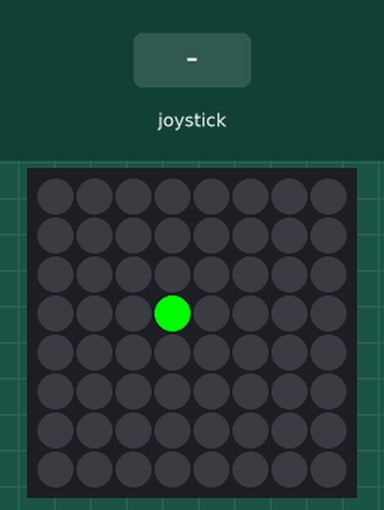
Simulated run of this program. Board: Raspberry Pi (BCM pin numbers) with a Sense HAT. Shown: the Sense HAT's 8×8 RGB LED matrix. The inputs (shaded band) are chosen by the test bench.

Above: at 1.2 s.
1.3 s: joystick pushed up
At 2.3 s:
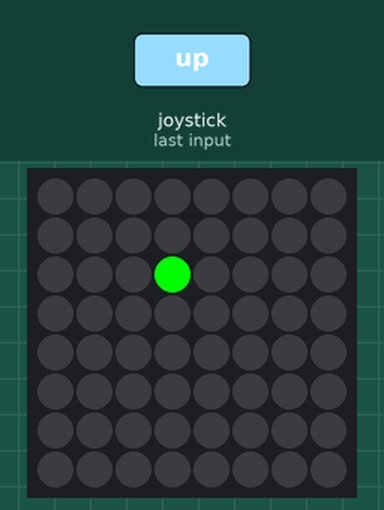
2.8 s: joystick pushed left
At 3.5 s:
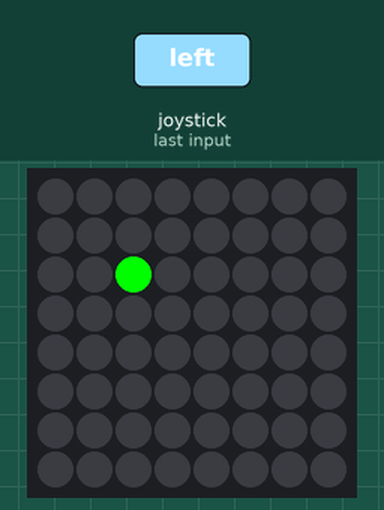
4.3 s: joystick pushed down
At 4.6 s:
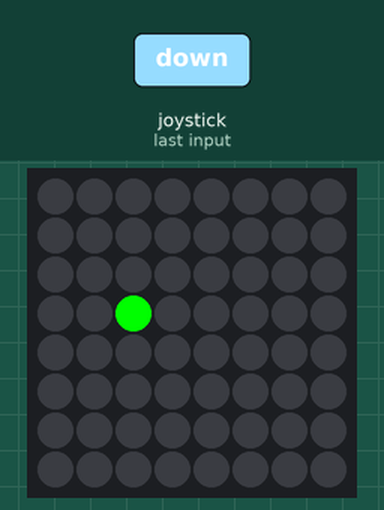
5.8 s: joystick pushed down
At 6.9 s:
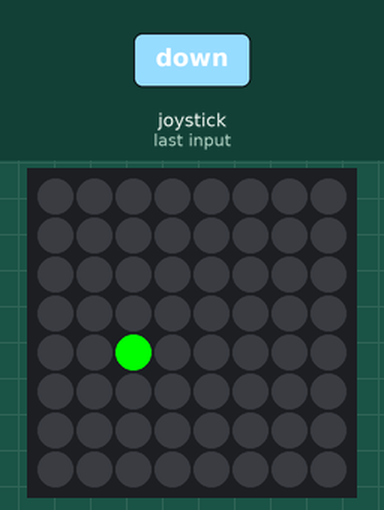
7.3 s: joystick pushed right
At 8.1 s:
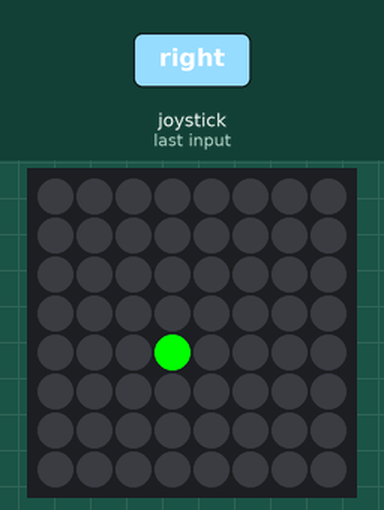
8.8 s: joystick pushed right
At 9.2 s:
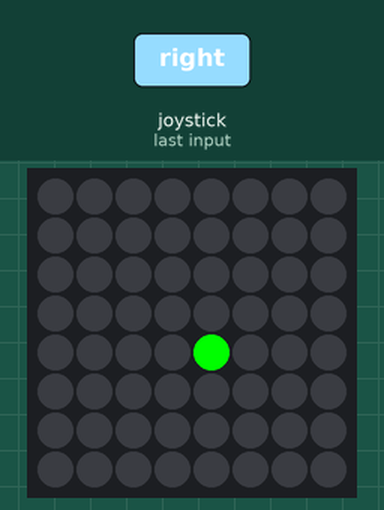
Timing chart, 0 to 11.3 s (numbered marks = the images above; inputs shaded):
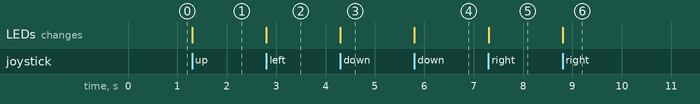

The program:

test.py
```python
from sense_hat import SenseHat, ACTION_PRESSED, ACTION_HELD, ACTION_RELEASED
from signal import pause
import numpy


a = numpy.zeros(shape=(8,8)).astype(int)
y = 3
x = 3

sense = SenseHat()


def clamp(value, min_value=0, max_value=7):
    return min(max_value, max(min_value, value))

def pushed_up(event):
    global y
    if event.action != ACTION_RELEASED:
        y = clamp(y - 1)

def pushed_down(event):
    global y
    if event.action != ACTION_RELEASED:
        y = clamp(y + 1)

def pushed_left(event):
    global x
    if event.action != ACTION_RELEASED:
        x = clamp(x - 1)

def pushed_right(event):
    global x
    if event.action != ACTION_RELEASED:
        x = clamp(x + 1)

def pushed_middle(event):
    global a
    if event.action != ACTION_RELEASED:
        if a[y][x] == 0:
            a[y][x] = 1
        else:
            a[y][x] = 0


def refresh():
    sense.clear()
    for i in range(8):
        for j in range(8):
            if a[i][j] == 1:
                sense.set_pixel(j, i, 255, 255, 255)
    sense.set_pixel(x, y, 17, 253, 8)

while True:
    sense.stick.direction_up = pushed_up
    sense.stick.direction_down = pushed_down
    sense.stick.direction_left = pushed_left
    sense.stick.direction_right = pushed_right
    sense.stick.direction_middle = pushed_middle
    sense.stick.direction_any = refresh
    refresh()
    pause()
```

Measured:
- after the input at 1.3 s, the LEDs: change at once (image 1)
- after the input at 2.8 s, the LEDs: change at once (image 2)
- after the input at 4.3 s, the LEDs: change at once (image 3)
- after the input at 5.8 s, the LEDs: change at once (image 4)
- after the input at 7.3 s, the LEDs: change at once (image 5)
- after the input at 8.8 s, the LEDs: change at once (image 6)
